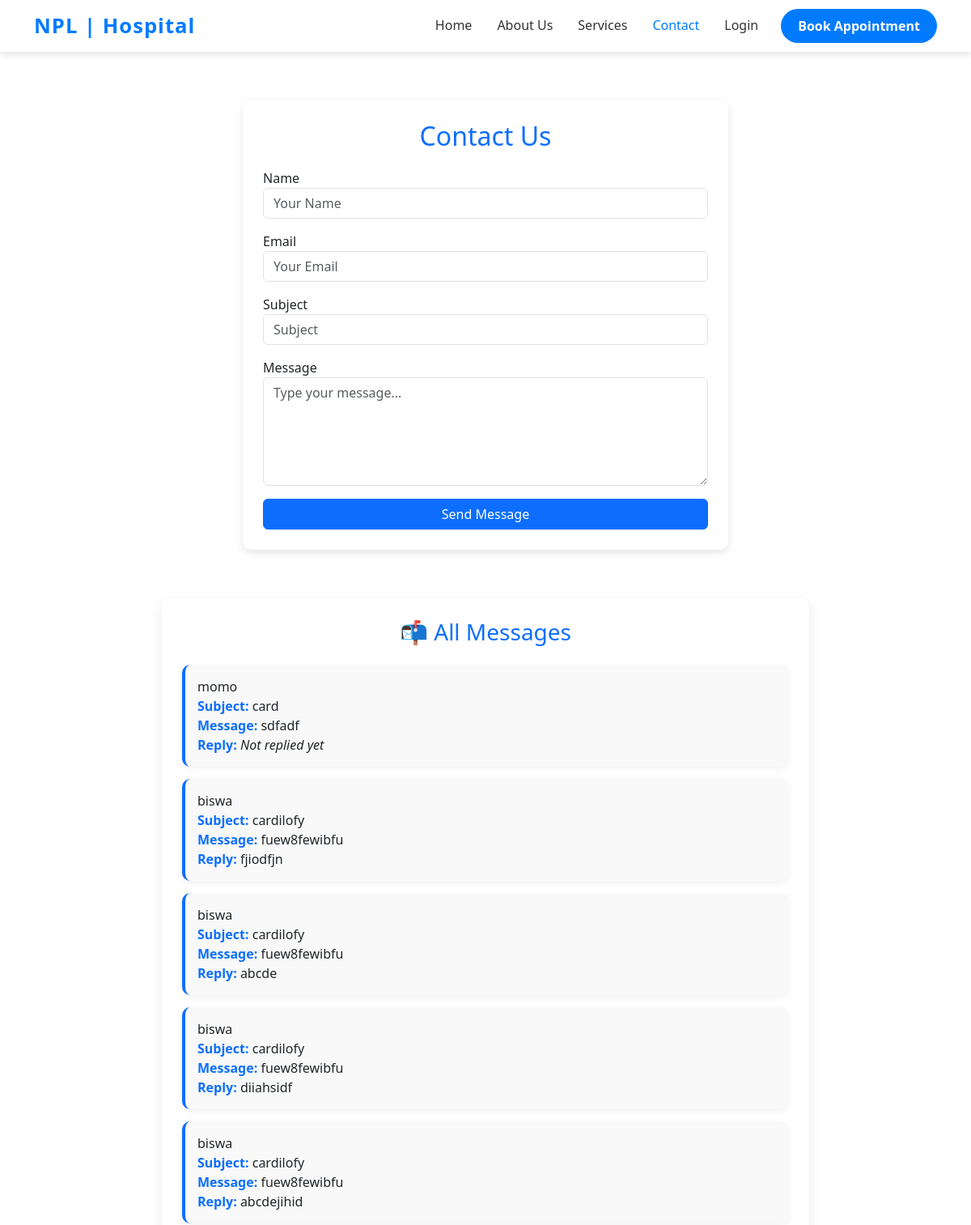
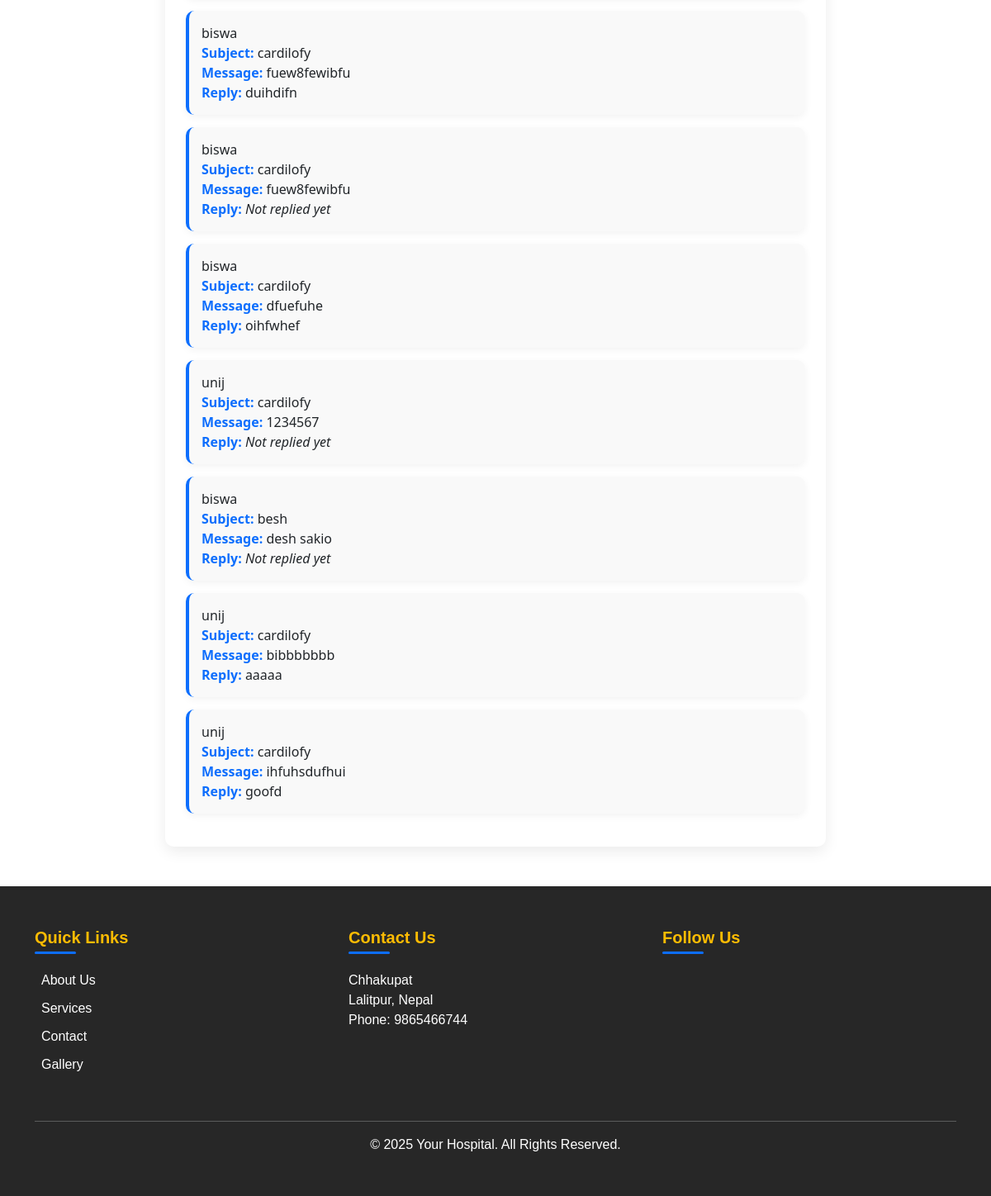
The page /contact.php on the database its author committed (2 pictures, top to bottom).
### tables this page shows
CREATE TABLE `contact_messages` (
  `id` int(11) NOT NULL,
  `name` varchar(100) NOT NULL,
  `email` varchar(100) NOT NULL,
  `subject` varchar(255) NOT NULL,
  `message` text NOT NULL,
  `admin_reply` text DEFAULT NULL,
  `status` enum('pending','replied') DEFAULT 'pending',
  `token` varchar(32) NOT NULL,
  `created_at` timestamp NOT NULL DEFAULT current_timestamp()
);

### contact.php (the view, shortened to what this page needs)
<?php
include('db.php');
$messages = mysqli_query($con, "SELECT * FROM contact_messages ORDER BY created_at DESC");
?>
<!DOCTYPE html>
<html lang="en">
<head>
<link href="https://cdn.jsdelivr.net/npm/bootstrap@5.3.2/dist/css/bootstrap.min.css" rel="stylesheet">
</head>
<body>
<?php include('assets/include/navbar.php'); ?>
<div class="contact-container">
    <h2>Contact Us</h2>
    <form action="" method="POST">
        <div class="mb-3">
            <label>Name</label>
            <input type="text" name="name" class="form-control" placeholder="Your Name" required>
        </div>
        <div class="mb-3">
            <label>Email</label>
            <input type="email" name="email" class="form-control" placeholder="Your Email" required>
        </div>
        <div class="mb-3">
            <label>Subject</label>
            <input type="text" name="subject" class="form-control" placeholder="Subject" required>
        </div>
        <div class="mb-3">
            <label>Message</label>
            <textarea name="message" class="form-control" rows="5" placeholder="Type your message..." required></textarea>
        </div>
        <button type="submit" name="submit" class="btn btn-primary w-100">Send Message</button>
    </form>
</div>
<div class="message-list">
    <h3 class="text-center text-primary mb-4">📬 All Messages</h3>
    <?php if (mysqli_num_rows($messages) > 0): ?>
        <?php while ($row = mysqli_fetch_assoc($messages)): ?>
            <div class="message-item">
                <strong></strong> <?= htmlspecialchars($row['name']) ?><br>
                <strong>Subject:</strong> <?= htmlspecialchars($row['subject']) ?><br>
                <strong>Message:</strong> <?= nl2br(htmlspecialchars($row['message'])) ?><br>
                <strong>Reply:</strong>
                <?php if (!empty($row['admin_reply'])): ?>
                    <span><?= nl2br(htmlspecialchars($row['admin_reply'])) ?></span>
                <?php else: ?>
                    <em>Not replied yet</em>
                <?php endif; ?><br>
            </div>
        <?php endwhile; ?>
    <?php else: ?>
        <p class="text-center text-muted">No messages found.</p>
    <?php endif; ?>
</div>
<?php include('assets/include/footer.php'); ?>
</body>
</html>

### contact.php (style rules this page uses)
body { background-color: #f8f9fa; font-family: 'Poppins', sans-serif; min-height: 100vh; }
.contact-container { max-width: 600px; margin: 60px auto; padding: 25px; background: #fff; border-radius: 10px; box-shadow: 0 4px 10px rgba(0,0,0,0.1); }
.contact-container h2 { text-align: center; margin-bottom: 20px; color: #0d6efd; }
.message-list { max-width: 800px; margin: 40px auto; background: #fff; border-radius: 10px; box-shadow: 0 6px 18px rgba(0,0,0,0.08); padding: 25px; }
.message-item { background: #f9f9f9; border-left: 4px solid #0d6efd; border-radius: 10px; padding: 15px; margin-bottom: 15px; box-shadow: 0 3px 10px rgba(0,0,0,0.05); }
.message-item strong { color: #0d6efd; }

### rows shown on the page
contact_messages: name "momo", subject "card", message "sdfadf", shows "Not replied yet"
contact_messages: name "biswa", subject "cardilofy", message "fuew8fewibfu", admin_reply "fjiodfjn"
contact_messages: name "biswa", subject "cardilofy", message "fuew8fewibfu", admin_reply "abcde"
contact_messages: name "biswa", subject "cardilofy", message "fuew8fewibfu", admin_reply "diiahsidf"
contact_messages: name "biswa", subject "cardilofy", message "fuew8fewibfu", admin_reply "abcdejihid"
contact_messages: name "biswa", subject "cardilofy", message "fuew8fewibfu", admin_reply "duihdifn"
contact_messages: name "biswa", subject "cardilofy", message "fuew8fewibfu", shows "Not replied yet"
contact_messages: name "biswa", subject "cardilofy", message "dfuefuhe", admin_reply "oihfwhef"
contact_messages: name "unij", subject "cardilofy", message "1234567", shows "Not replied yet"
contact_messages: name "biswa", subject "besh", message "desh sakio", shows "Not replied yet"
contact_messages: name "unij", subject "cardilofy", message "bibbbbbbb", admin_reply "aaaaa"
contact_messages: name "unij", subject "cardilofy", message "ihfuhsdufhui", admin_reply "goofd"
